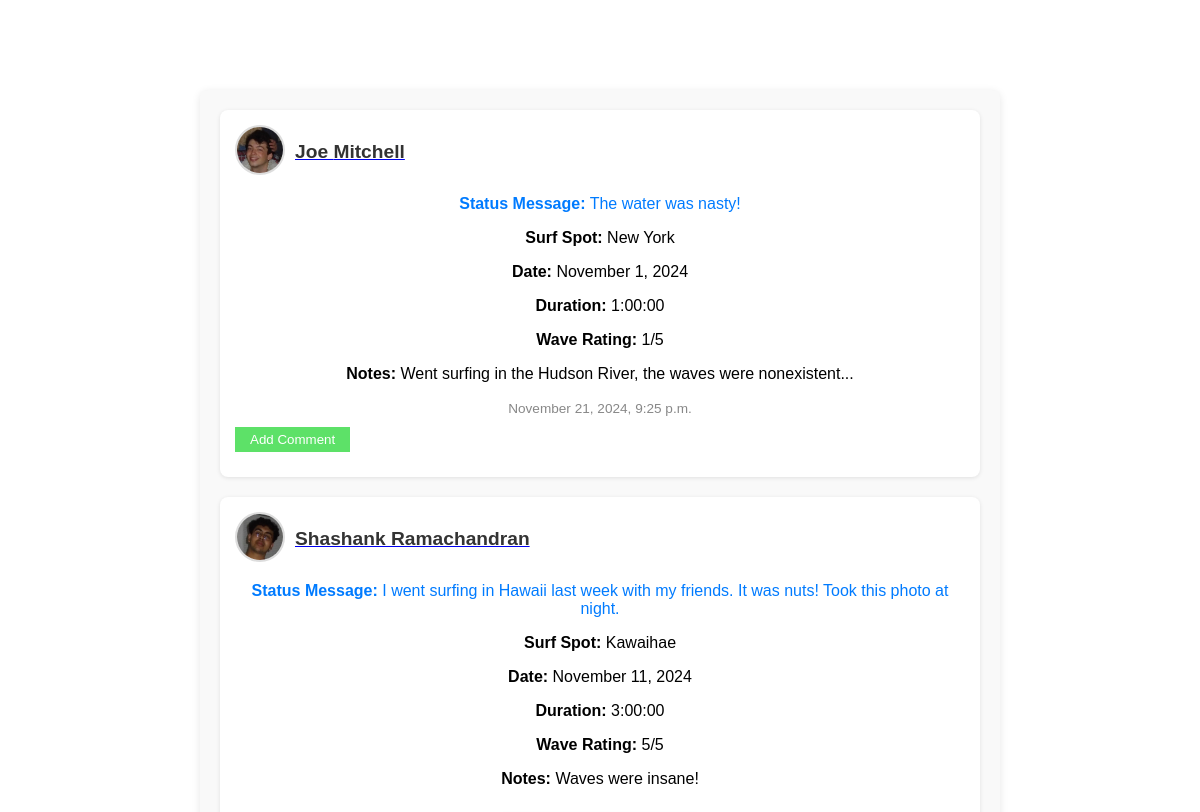
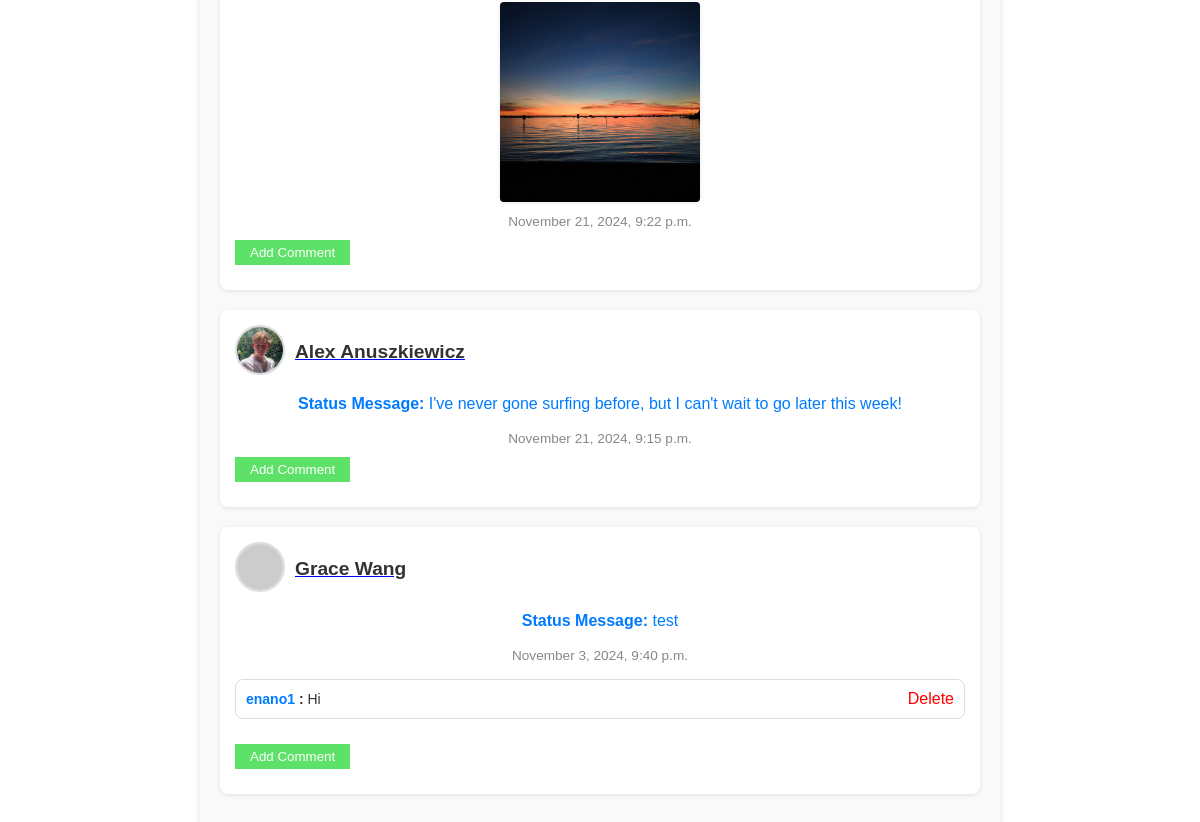
Before: /profile/6/news_feed/ (signed in) with the older database file (2 pictures, top to bottom).
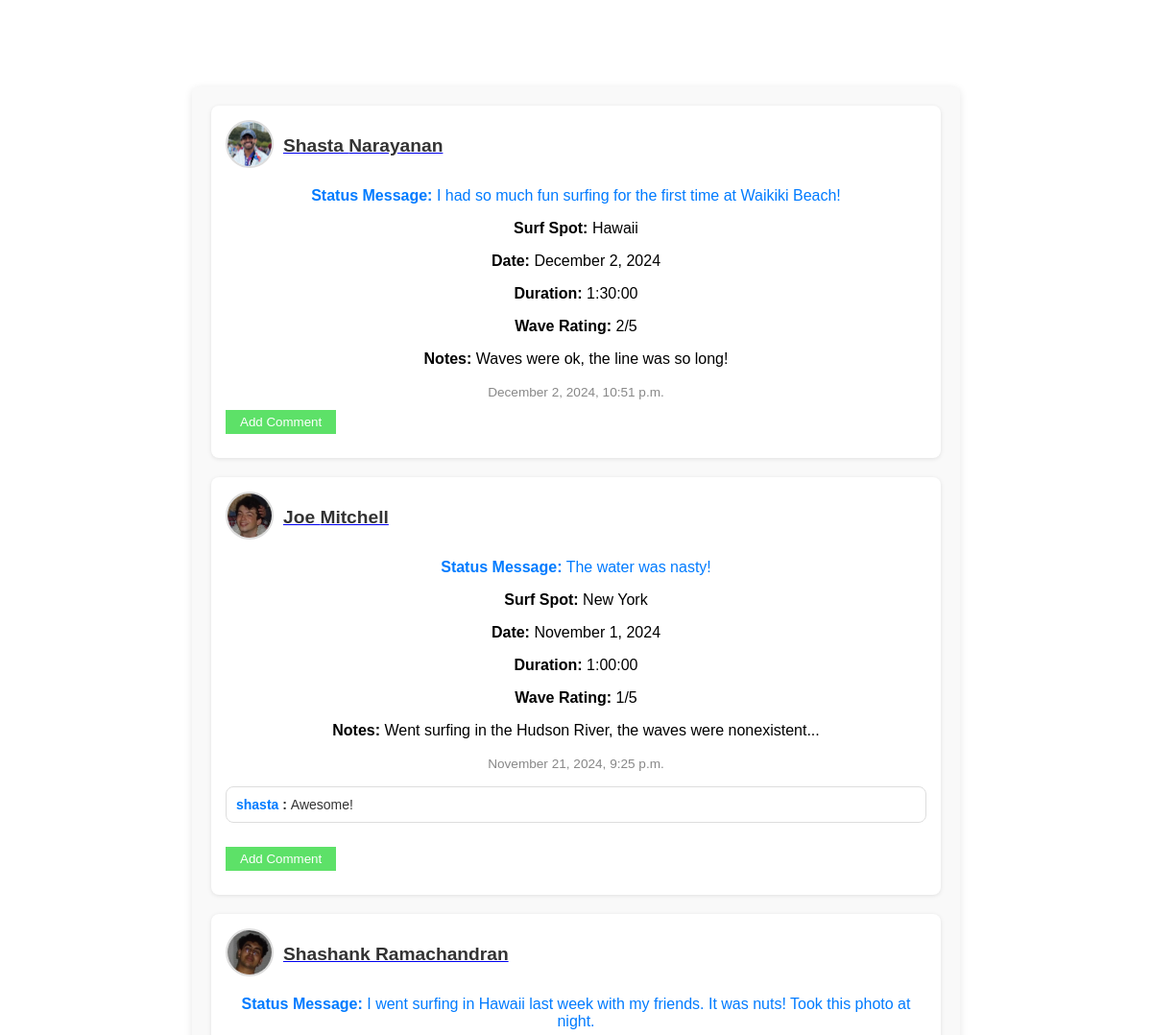
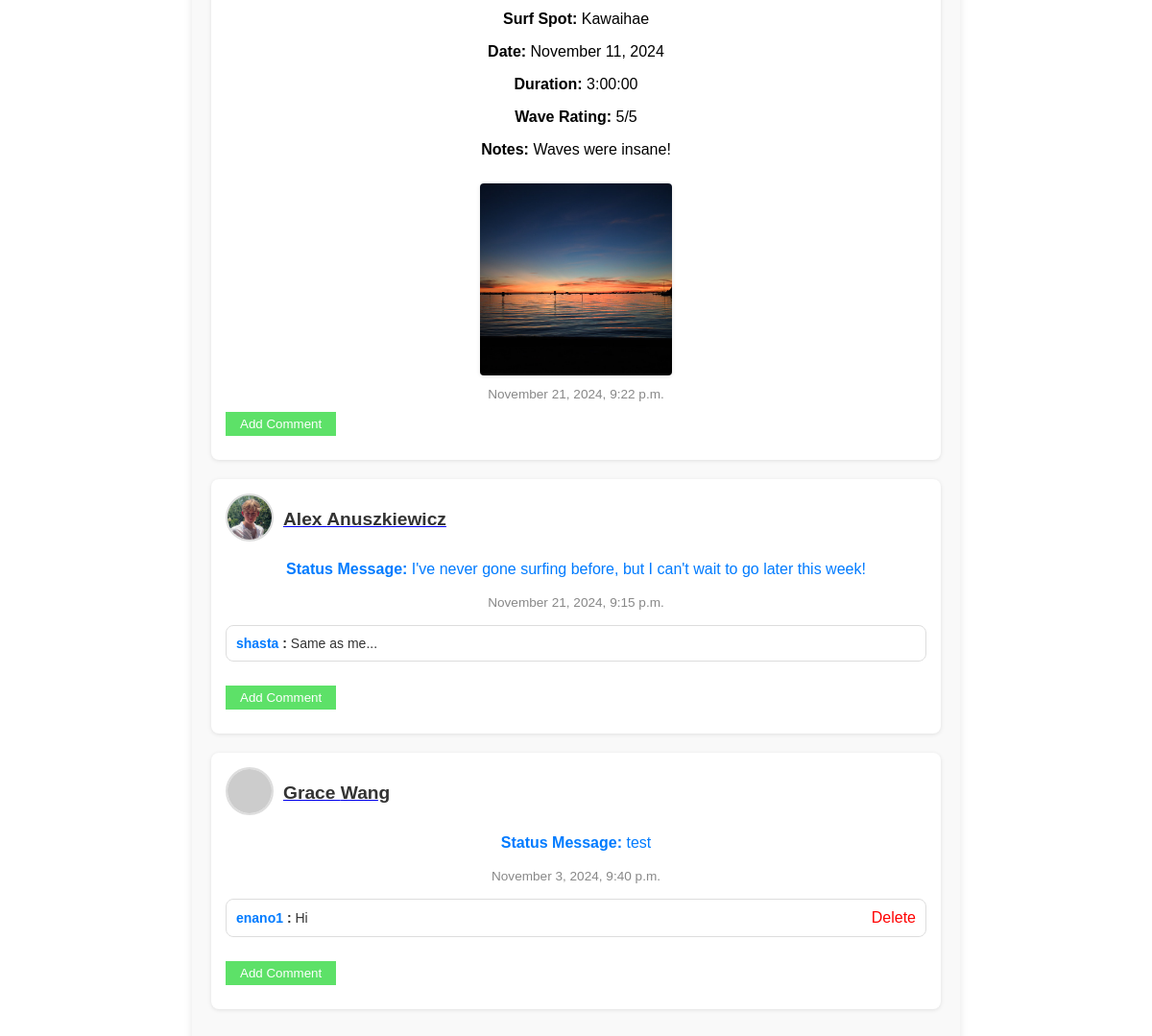
After: the same page with the newer database file (2 pictures, top to bottom).
### tide/models.py (models this page shows, shortened)
class StatusMessage(models.Model):
    timestamp = models.DateTimeField(auto_now_add=True)
    message = models.TextField()
    profile = models.ForeignKey('Profile', on_delete=models.CASCADE, related_name='status_messages')
    surf_session = models.OneToOneField(SurfSession, on_delete=models.SET_NULL, null=True, blank=True)
    def get_images(self):
        return self.images.all()

class Profile(models.Model):
    user = models.OneToOneField(User, on_delete=models.CASCADE)  # Each user has one profile
    fname = models.CharField(max_length=100)
    lname = models.CharField(max_length=100)
    city = models.CharField(max_length=100)
    email = models.EmailField()
    image = models.ImageField(upload_to='profile_images/', blank=True, null=True)
    bio = models.TextField(default="This is where you can add a bio or description about the user.", blank=True)
    def get_friends(self):
        friends = Friend.objects.filter(models.Q(profile1=self) | models.Q(profile2=self))
        return [f.profile2 if f.profile1 == self else f.profile1 for f in friends]
    def get_news_feed(self):
        friends = self.get_friends()
        return StatusMessage.objects.filter(
            models.Q(profile__in=friends) |
            models.Q(profile__in=Profile.objects.exclude(pk=self.pk))
        ).exclude(profile=self).order_by('-timestamp')

class SurfSession(models.Model):
    surf_spot = models.ForeignKey(SurfSpot, on_delete=models.CASCADE, related_name='surf_sessions')
    user = models.ForeignKey(User, on_delete=models.CASCADE, related_name='surf_sessions')
    date = models.DateField()
    duration = models.DurationField()
    wave_rating = models.IntegerField(choices=[(i, str(i)) for i in range(1, 6)])
    notes = models.TextField(blank=True, max_length=100)

class SurfSpot(models.Model):
    user = models.ForeignKey(User, on_delete=models.CASCADE, related_name='surf_spots')
    station_id = models.CharField(max_length=10)
    nickname = models.CharField(max_length=100, blank=True)
    latitude = models.FloatField()
    longitude = models.FloatField()
    created_at = models.DateTimeField(auto_now_add=True)
    def __str__(self):
        return f"{self.nickname or self.station_id}"
    class Meta:
        ordering = ['-created_at']

class Image(models.Model):
    image_file = models.ImageField(upload_to='images/')
    status_message = models.ForeignKey('StatusMessage', on_delete=models.CASCADE, related_name='images')

class Comment(models.Model):
    status_message = models.ForeignKey('StatusMessage', on_delete=models.CASCADE, related_name='comments')
    parent_comment = models.ForeignKey('self', on_delete=models.CASCADE, related_name='replies', null=True, blank=True)
    profile = models.ForeignKey('Profile', on_delete=models.CASCADE, related_name='comments')
    comment_text = models.TextField()

### tide/views.py (the view, shortened to what this page needs)
# urls.py: path('profile/<int:pk>/news_feed/', views.ShowNewsFeedView.as_view(), name='news_feed'),
class ShowNewsFeedView(LoginRequiredMixin, DetailView):
    model = Profile
    template_name = 'tide/news_feed.html'
    context_object_name = 'profile'
    def get_context_data(self, **kwargs):
        context = super().get_context_data(**kwargs)
        context['news_feed'] = self.object.get_news_feed()
        return context

### tide/templates/tide/news_feed.html (shortened to what this page needs)
{% extends 'tide/base.html' %}
{% load static %}
{% block content %}
<body class='forms-body'>
    <div class="content-wrapper">
    <div class="news-feed-container" style="margin-top: 20px;">
        {% if news_feed %}
            {% for message in news_feed %}
                <div class="news-feed-item">
                    <div class="news-feed-profile-info">
                        <a href="{% url 'show_profile' message.profile.pk %}">
                            {% if message.profile.image %}
                                <img src="{{ message.profile.image.url }}" alt="{{ message.profile.fname }} {{ message.profile.lname }}" class="news-feed-profile-image">
                            {% else %}
                                <img src="https://picsum.photos/400/300" alt="Default Profile Image" class="news-feed-profile-image">
                            {% endif %}
                        </a>
                        <a href="{% url 'show_profile' message.profile.pk %}">
                            <span class="news-feed-profile-name">{{ message.profile.fname }} {{ message.profile.lname }}</span>
                        </a>
                    </div>
                    <div style="text-align: center;">
                        <div class="news-feed-status-message">
                            <p style='color: #007BFF'><strong>Status Message:</strong> {{ message.message }}</p>
                        </div>
                        {% if message.surf_session %}
                            <div class="surf-session-details">
                                <p><strong>Surf Spot:</strong> {{ message.surf_session.surf_spot }}</p>
                                <p><strong>Date:</strong> {{ message.surf_session.date|date:"F j, Y" }}</p>
                                <p><strong>Duration:</strong> {{ message.surf_session.duration }}</p>
                                <p><strong>Wave Rating:</strong> {{ message.surf_session.wave_rating }}/5</p>
                                {% if message.surf_session.notes %}
                                    <p><strong>Notes:</strong> {{ message.surf_session.notes }}</p>
                                {% endif %}
                            </div>
                        {% endif %}
                        {% if message.get_images.all %}
                            <div class="news-feed-images">
                                {% for img in message.get_images %}
                                    <img src="{{ img.image_file.url }}" alt="Status Image" class="status-image">
                                {% endfor %}
                            </div>
                        {% endif %}
                    </div>
                    <div style="text-align: center; margin-top: 10px;">
                        <span class="news-feed-timestamp">{{ message.timestamp|date:"F j, Y, g:i a" }}</span>
                    </div>
                    <div class="comments">
                        {% for comment in message.comments.all %}
                            {% include 'tide/comment.html' with comment=comment level=0 %}
                        {% endfor %}
                    </div>
                    <form method="post" action="{% url 'create_comment' status_message_id=message.id %}">
                        <button type="submit">Add Comment</button>
                    </form>
                </div>
            {% endfor %}
        {% else %}
            <p>No status messages to display.</p>
        {% endif %}
    </div>
</div>
</body>
{% endblock %}

### tide/templates/tide/comment.html
<div class="comment" style="margin-top: 15px; margin-bottom: 15px; padding: 10px; background-color: #ffffff; border: 1px solid #ddd; border-radius: 8px;">
    <div style="display: flex; justify-content: space-between; align-items: center;">
        <p style="margin: 0; font-size: 14px; color: #333; flex-grow: 1;">
            <strong>
                <a href="{% url 'show_profile' comment.profile.pk %}" style="color: #007BFF; text-decoration: none;">
                    {{ comment.profile.user.username }}
                </a>:
            </strong>
            {{ comment.comment_text }}
        </p>
        <div style="display: flex; gap: 10px; margin-left: 10px;">
            {% if request.user == comment.profile.user %}
                <a href="{% url 'delete_comment' comment.id %}" style=" color: #FF0000; text-decoration: none;">Delete</a>
            {% endif %}
        </div>
    </div>
</div>

Changed rows visible on the page:
added StatusMessage: profile.image (picture), profile.fname "Shasta", profile.lname "Narayanan", message "I had so much fun surfing for the first time at Waikiki Beach!", surf_session.surf_spot "Hawaii", surf_session "December 2, 2024", surf_session.duration "1:30:00", surf_session.wave_rating "2", surf_session.notes "Waves were ok, the line was so long!", timestamp "December 2, 2024, 10:51 p.m."
added Comment: profile.user.username "shasta", comment_text "Awesome!", shown under StatusMessage "The water was nasty!"
added Comment: profile.user.username "shasta", comment_text "Same as me...", shown under StatusMessage "I've never gone surfing before, but I can't wait to go later this week!"
